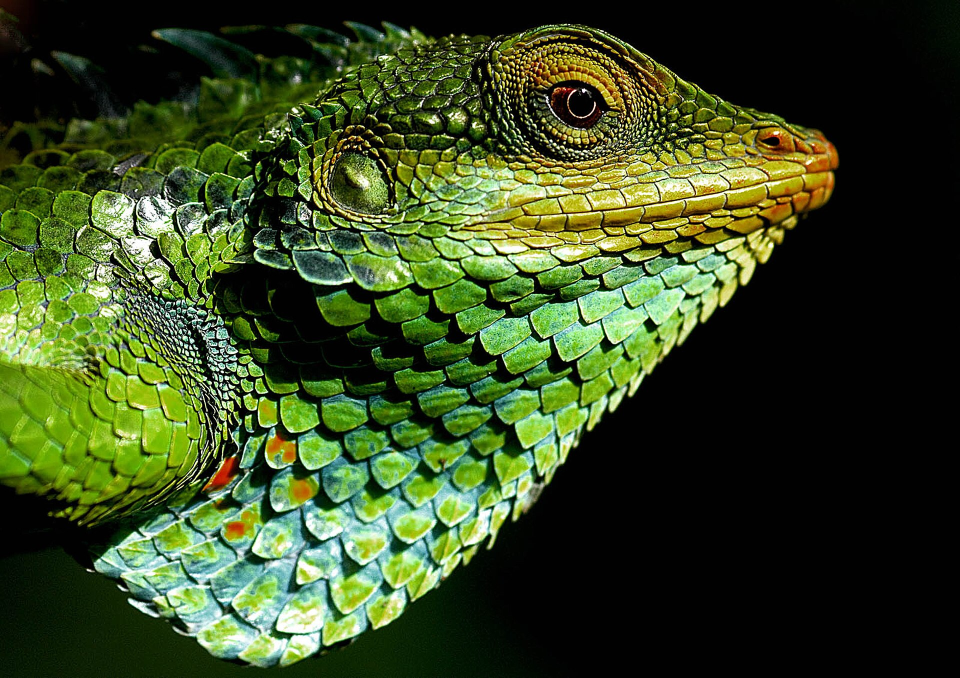
#> input picture lizard.jpg, 1920 x 1355 px (shown at 1/2 size)
$ python -i zadatak3.py   (imports and definitions only)   (older library calls are emulated)
#> lines starting #> are read from the running program, lines starting #| are printed output that depends on the picture; after the words box and inside, x2 and y2 are one past the last pixel; in counts of white or black regions, pixels touching at a corner belong together
#> further down, picture is the input picture: shape (1355, 1920, 3); mean B, G, R 33.6, 71.7, 55.5
### utils.py
# [78 lines left out: functions waitEsc, imageScroller, createGridNoTitles, createGrid, addImageTitles, transposeArray, not called in this run]

def gray_to_bgr(images):
    import cv2
    import numpy as np
    result = []
    for img in images:
        if img.dtype == np.float64 or img.dtype == np.float32:
            img = cv2.convertScaleAbs(img)
        if len(img.shape) == 2:  # grayscale
            img = cv2.cvtColor(img, cv2.COLOR_GRAY2BGR)
        result.append(img)
    return result


# [26 lines left out: functions resize_img, save_images, not called in this run]

### zadatak3.py
#!/usr/bin/env python3

import cv2
import utils as ut
import numpy as np
from InquirerPy import inquirer

IMAGE = "lizard.jpg"

sobel_titles = [
    "Original",
    "Grayscale",
    "Sobel X",
    "Sobel Y",
    "Sobel Combined"
]

canny_titles = [
    "Original",
    "Grayscale",
    "Gaussian Blur",
    "Sobel Step",
    "Canny Result"
]

laplacian_titles = [
    "Original",
    "Grayscale",
    "Gaussian Blur",
    "Laplacian Raw",
    "Laplacian Blurred"
]

def sobel_process(image):
    gray = cv2.cvtColor(image, cv2.COLOR_BGR2GRAY)
    sob_x = cv2.Sobel(gray, cv2.CV_64F, 1, 0, ksize=3)
    sob_y = cv2.Sobel(gray, cv2.CV_64F, 0, 1, ksize=3)

    sob_x_display = cv2.convertScaleAbs(sob_x)
    sob_y_display = cv2.convertScaleAbs(sob_y)

    combined = cv2.addWeighted(sob_x_display, 0.5, sob_y_display, 0.5, 0)

    return ut.gray_to_bgr([image, gray, sob_x, sob_y, combined])

def canny_process(image):
    gray = cv2.cvtColor(image, cv2.COLOR_BGR2GRAY)
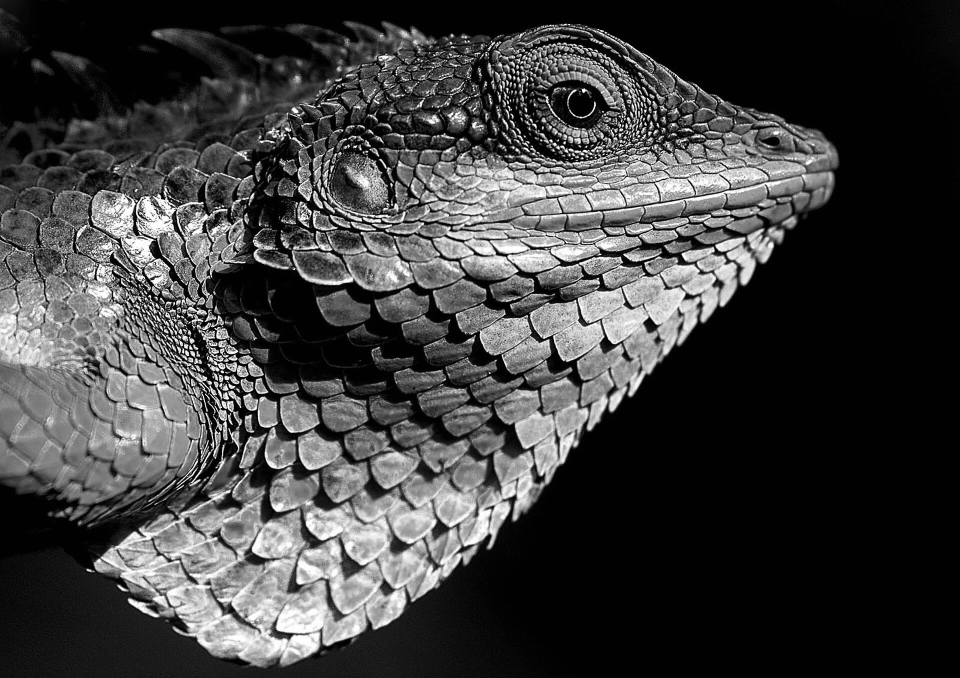
#> gray: shape (1355, 1920) (shown at 1/2 size); min 0, max 255, mean 62.5
    gauss = cv2.GaussianBlur(gray, (5, 5), 1.4)

    sob_x = cv2.convertScaleAbs(cv2.Sobel(gauss, cv2.CV_64F, 1, 0, ksize=3))
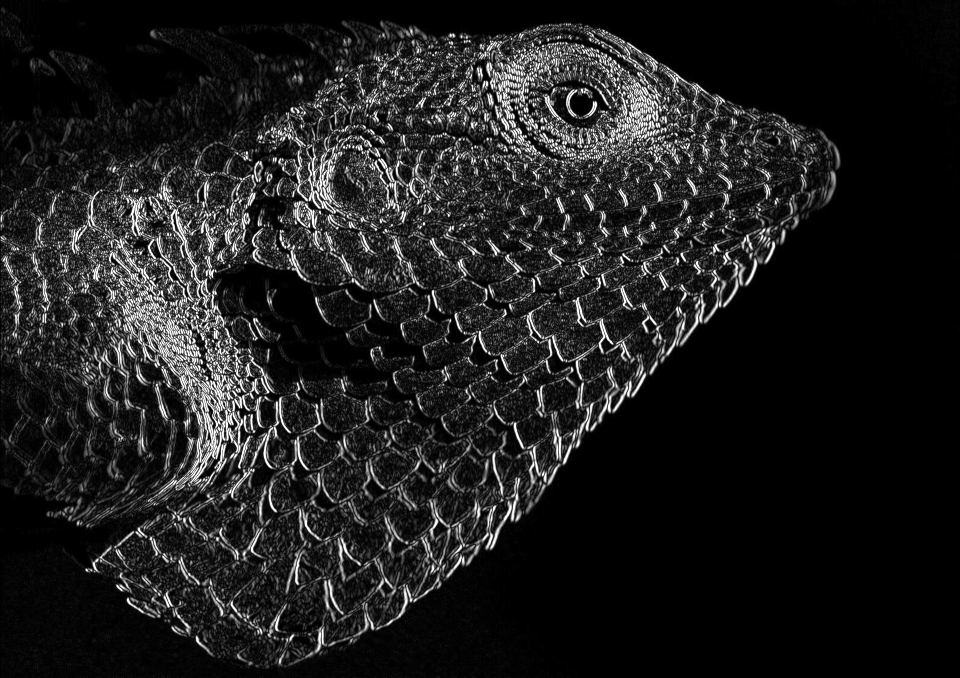
#> sob_x: shape (1355, 1920) (shown at 1/2 size); min 0, max 255, mean 30.1
    sob_y = cv2.convertScaleAbs(cv2.Sobel(gauss, cv2.CV_64F, 0, 1, ksize=3))
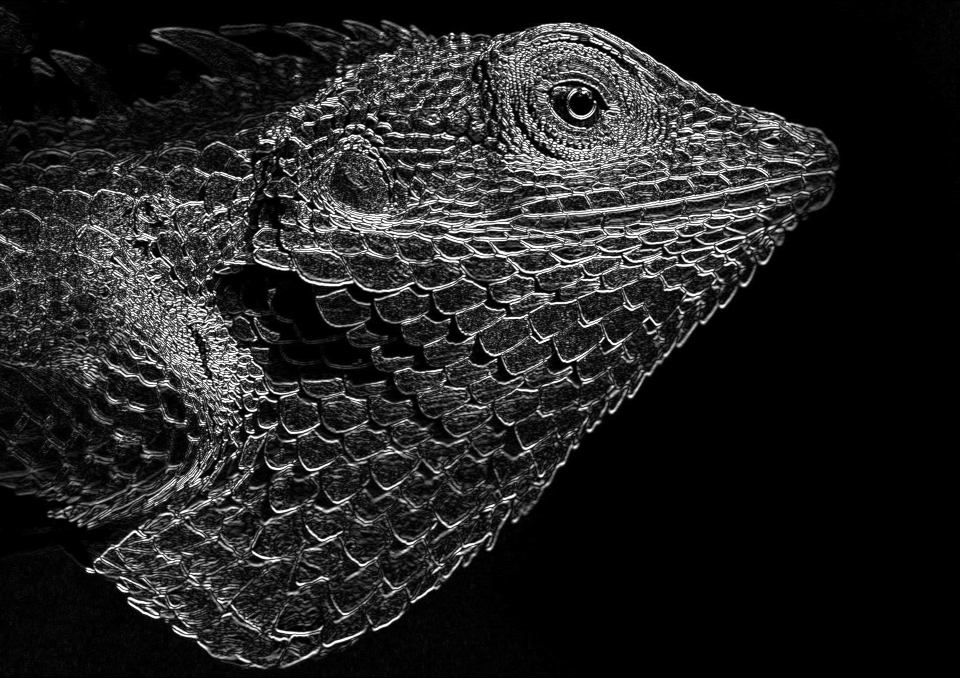
#> sob_y: shape (1355, 1920) (shown at 1/2 size); min 0, max 255, mean 34.5
    sobel_step = cv2.addWeighted(sob_x, 0.5, sob_y, 0.5, 0)
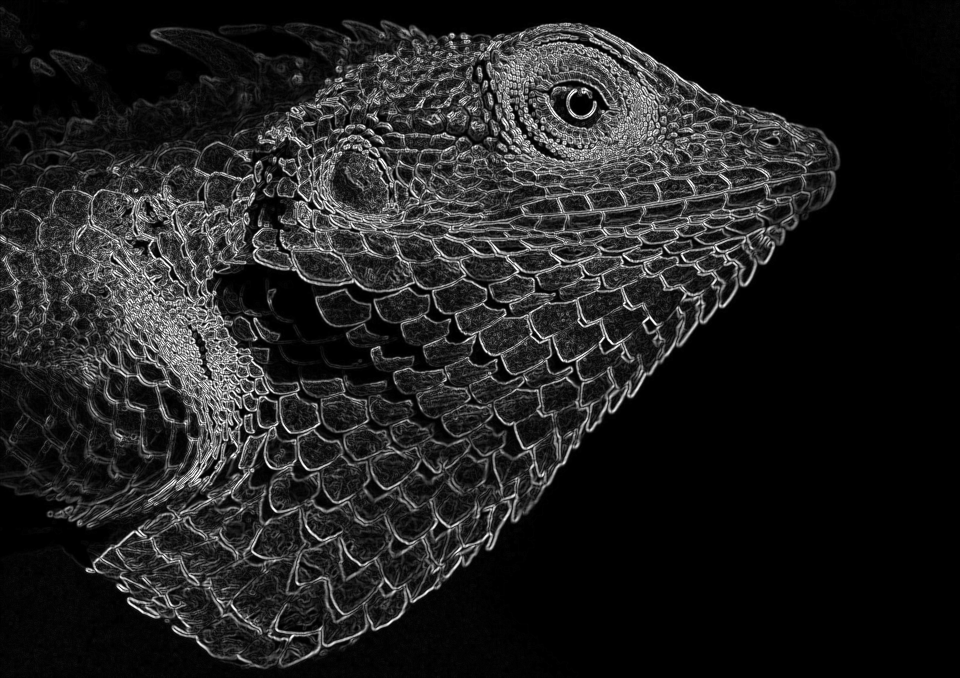
#> sobel_step: shape (1355, 1920) (shown at 1/2 size); min 0, max 255, mean 32.3

    canny = cv2.Canny(gray, 150, 175)
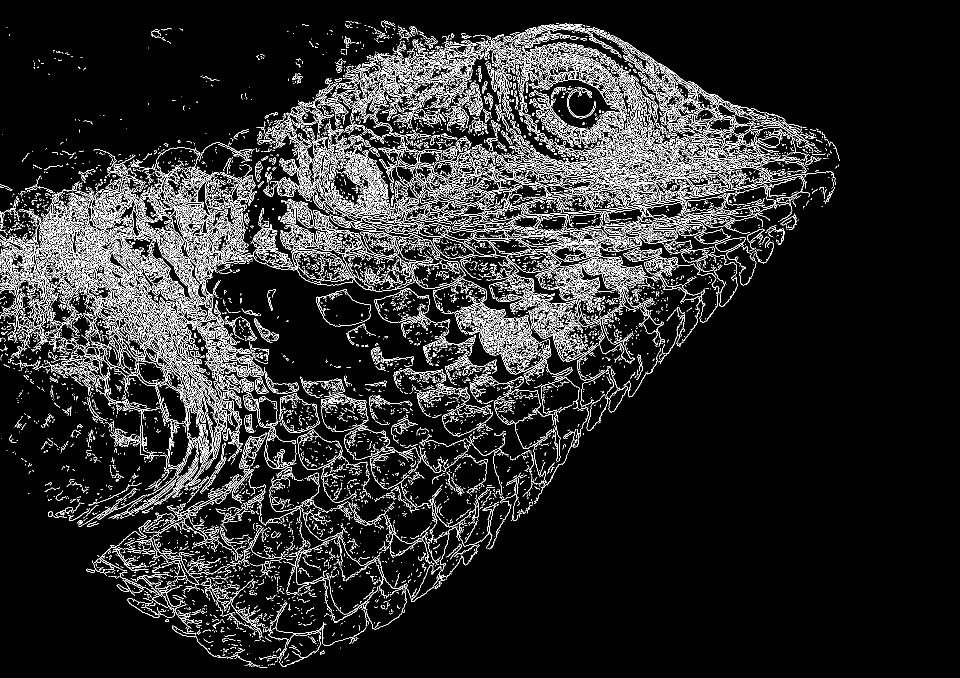
#> canny: shape (1355, 1920) (shown at 1/2 size); 9.9% white in thin lines or dots, all inside (x1, y1, x2, y2) = (0, 41, 1679, 1336)
    return ut.gray_to_bgr([image, gray, gauss, sobel_step, canny])
#> the loop in gray_to_bgr, `for img in images:` made 5 passes
#> after the loop in gray_to_bgr, `for img in images:`: result = 5 items

def laplacian_process(image):
    gray = cv2.cvtColor(image, cv2.COLOR_BGR2GRAY)
    gauss = cv2.GaussianBlur(gray, (3, 3), 0)

    # Apply Laplacian filter
    laplacian = cv2.Laplacian(gauss, cv2.CV_64F)
    laplacian_display = cv2.convertScaleAbs(laplacian)

    # Apply Laplacian to original gray image (without blur)
    laplacian_raw = cv2.Laplacian(gray, cv2.CV_64F)
    laplacian_raw_display = cv2.convertScaleAbs(laplacian_raw)

    return ut.gray_to_bgr([image, gray, gauss, laplacian_raw_display, laplacian_display])

# [31 lines not run here, left out]

>>> import cv2
>>> picture = cv2.imread('lizard.jpg')
>>> result = canny_process(picture)
#> result = 5 items

$ run again, on tulips.png
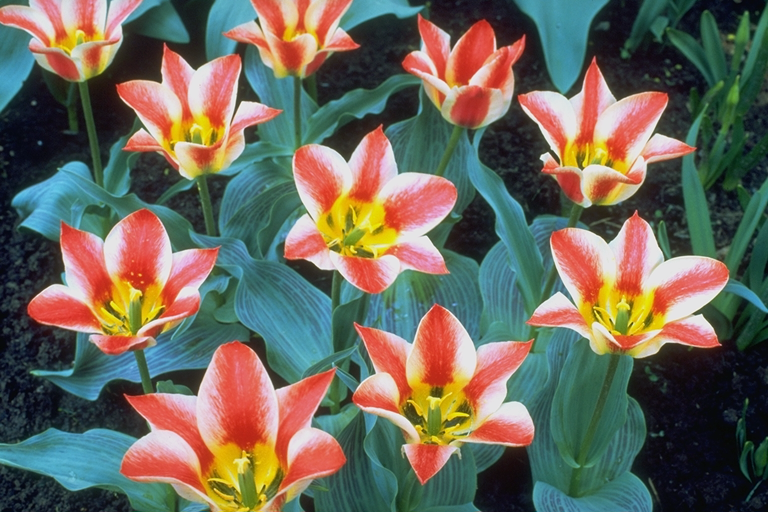
#> input picture tulips.png, 768 x 512 px
#> picture is the input picture: shape (512, 768, 3); mean B, G, R 91.1, 104, 109.5
#> in canny_process, `gray = cv2.cvtColor(image, cv2.COLOR_BGR2GRAY)`:
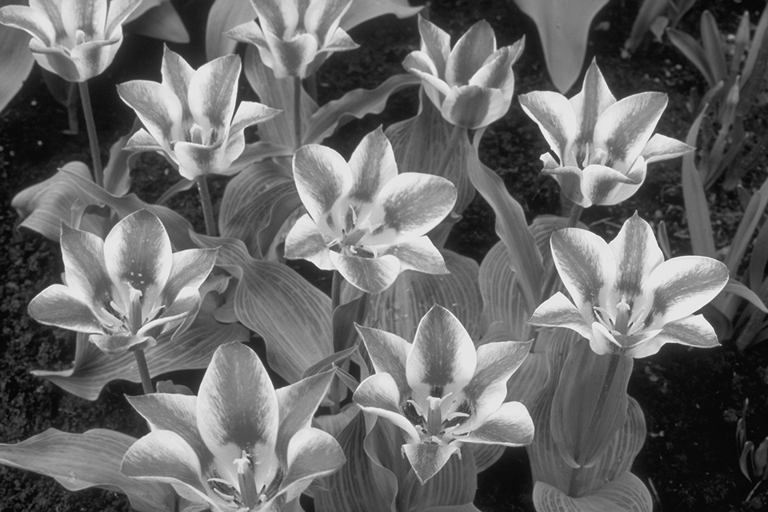
#> gray: shape (512, 768); min 4, max 244, mean 104.2
#> in canny_process, `canny = cv2.Canny(gray, 150, 175)`:
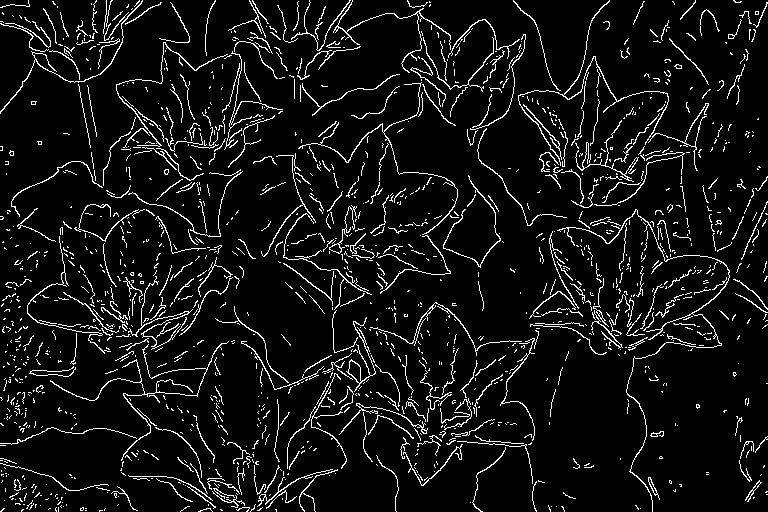
#> canny: shape (512, 768); 7.3% white in thin lines or dots
#> the loop in gray_to_bgr, `for img in images:` made 5 passes
#> after the loop in gray_to_bgr, `for img in images:`: result = 5 items
